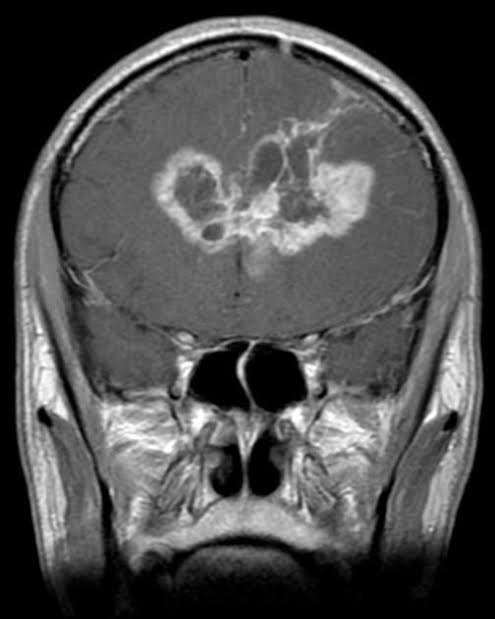
#> input picture 1_projects/phoenix_mamba_v2/data/Testing/glioma_tumor/image(1).jpg, 495 x 619 px
$ python -i clinical_preprocessing.py   (imports and definitions only)
#> lines starting #> are read from the running program, lines starting #| are printed output that depends on the picture; after the words box and inside, x2 and y2 are one past the last pixel; in counts of white or black regions, pixels touching at a corner belong together
"""
Comprehensive MRI Preprocessing Pipeline
Clinical-grade preprocessing for brain tumor detection.
"""

import numpy as np
import cv2
from typing import Tuple, Optional
from scipy import ndimage


class ClinicalPreprocessing:
    """
    Clinical-grade MRI preprocessing pipeline.

    Includes:
    - Skull stripping (simple thresholding-based)
    - N4 bias field correction (simplified)
    - Histogram equalization / CLAHE
    - Z-score normalization
    - Artifact removal
    """

    def __init__(
        self,
        target_size: Tuple[int, int] = (224, 224),
        apply_skull_stripping: bool = True,
        apply_bias_correction: bool = True,
        apply_clahe: bool = True,
        apply_znorm: bool = True,
        clip_percentile: float = 99.5
    ):
        """
        Initialize preprocessing pipeline.

        Args:
            target_size: Output image size (height, width)
            apply_skull_stripping: Enable skull stripping
            apply_bias_correction: Enable bias field correction
            apply_clahe: Enable CLAHE histogram equalization
            apply_znorm: Enable Z-score normalization
            clip_percentile: Percentile for intensity clipping
        """
        self.target_size = target_size
        self.apply_skull_stripping = apply_skull_stripping
        self.apply_bias_correction = apply_bias_correction
        self.apply_clahe = apply_clahe
        self.apply_znorm = apply_znorm
        self.clip_percentile = clip_percentile

    def skull_strip(self, image: np.ndarray) -> Tuple[np.ndarray, np.ndarray]:
        """
        Simple skull stripping using thresholding and morphology.

        Note: This is a simplified version. For production, use FSL BET or ANTs.

        Args:
            image: Input MRI image (H, W) or (H, W, C)

        Returns:
            Stripped image and brain mask
        """
        # Convert to grayscale if needed
        if len(image.shape) == 3:
            gray = cv2.cvtColor((image * 255).astype(np.uint8), cv2.COLOR_RGB2GRAY)
        else:
            gray = (image * 255).astype(np.uint8)

        # Apply Gaussian blur
        blurred = cv2.GaussianBlur(gray, (5, 5), 0)

        # Otsu's thresholding
        _, binary = cv2.threshold(blurred, 0, 255, cv2.THRESH_BINARY + cv2.THRESH_OTSU)

        # Morphological operations to clean mask
        kernel = np.ones((5, 5), np.uint8)
        binary = cv2.morphologyEx(binary, cv2.MORPH_CLOSE, kernel, iterations=3)
        binary = cv2.morphologyEx(binary, cv2.MORPH_OPEN, kernel, iterations=2)

        # Find largest connected component (brain)
        num_labels, labels, stats, _ = cv2.connectedComponentsWithStats(binary, connectivity=8)

        if num_labels > 1:
            # Get largest component (excluding background)
            largest_label = 1 + np.argmax(stats[1:, cv2.CC_STAT_AREA])
            brain_mask = (labels == largest_label).astype(np.uint8)
        else:
            brain_mask = binary

        # Apply mask to original image
        if len(image.shape) == 3:
            brain_mask_3d = np.stack([brain_mask] * image.shape[2], axis=2)
            stripped = image * brain_mask_3d
        else:
            stripped = image * brain_mask

        return stripped, brain_mask

    def bias_field_correction(self, image: np.ndarray) -> np.ndarray:
        """
        Simplified N4 bias field correction.

        Note: This is a simplified version using polynomial fitting.
        For production, use ANTs N4BiasFieldCorrection.

        Args:
            image: Input MRI image

        Returns:
            Bias-corrected image
        """
        # Convert to grayscale if needed
        if len(image.shape) == 3:
            gray = cv2.cvtColor((image * 255).astype(np.uint8), cv2.COLOR_RGB2GRAY) / 255.0
        else:
            gray = image.copy()

        # Estimate bias field using Gaussian filtering (low-pass)
        bias_field = ndimage.gaussian_filter(gray, sigma=20)

        # Avoid division by zero
        bias_field = np.where(bias_field < 0.01, 0.01, bias_field)

        # Correct bias
        corrected = gray / bias_field

        # Normalize back to [0, 1]
        corrected = np.clip(corrected, 0, 1)

        # Apply to all channels if RGB
        if len(image.shape) == 3:
            corrected_rgb = np.zeros_like(image)
            for c in range(image.shape[2]):
                channel = image[:, :, c]
                channel_bias = ndimage.gaussian_filter(channel, sigma=20)
                channel_bias = np.where(channel_bias < 0.01, 0.01, channel_bias)
                corrected_rgb[:, :, c] = np.clip(channel / channel_bias, 0, 1)
            return corrected_rgb

        return corrected

    def apply_clahe_enhancement(self, image: np.ndarray, clip_limit: float = 2.0) -> np.ndarray:
        """
        Apply CLAHE (Contrast Limited Adaptive Histogram Equalization).

        Args:
            image: Input image [0, 1]
            clip_limit: Clipping limit for CLAHE

        Returns:
            Enhanced image
        """
        # Convert to uint8
        img_uint8 = (image * 255).astype(np.uint8)

        # Create CLAHE object
        clahe = cv2.createCLAHE(clipLimit=clip_limit, tileGridSize=(8, 8))

        if len(image.shape) == 3:
            # Apply to each channel
            enhanced = np.zeros_like(img_uint8)
            for c in range(image.shape[2]):
                enhanced[:, :, c] = clahe.apply(img_uint8[:, :, c])
        else:
            enhanced = clahe.apply(img_uint8)

        return enhanced / 255.0

    def z_score_normalize(self, image: np.ndarray, mask: Optional[np.ndarray] = None) -> np.ndarray:
        """
        Z-score normalization (zero mean, unit variance).

        Args:
            image: Input image
            mask: Optional mask to compute stats only on brain region

        Returns:
            Normalized image
        """
        if mask is not None:
            # Compute stats only on masked region
            masked_values = image[mask > 0]
            if len(masked_values) > 0:
                mean = masked_values.mean()
                std = masked_values.std()
            else:
                mean, std = image.mean(), image.std()
        else:
            mean = image.mean()
            std = image.std()

        # Avoid division by zero
        if std < 1e-8:
            std = 1.0

        normalized = (image - mean) / std
        return normalized

    def intensity_clipping(self, image: np.ndarray, percentile: float = 99.5) -> np.ndarray:
        """
        Clip extreme intensity values.

        Args:
            image: Input image
            percentile: Upper percentile for clipping

        Returns:
            Clipped image
        """
        upper_bound = np.percentile(image, percentile)
        clipped = np.clip(image, 0, upper_bound)

        # Renormalize to [0, 1]
        if upper_bound > 0:
            clipped = clipped / upper_bound

        return clipped

    def preprocess(self, image: np.ndarray) -> np.ndarray:
        """
        Complete preprocessing pipeline.

        Args:
            image: Raw MRI image (H, W, C) in [0, 1] range

        Returns:
            Preprocessed image ready for model input
        """
        processed = image.copy()
        brain_mask = None

        # Step 1: Skull stripping
        if self.apply_skull_stripping:
            processed, brain_mask = self.skull_strip(processed)

        # Step 2: Bias field correction
        if self.apply_bias_correction:
            processed = self.bias_field_correction(processed)

        # Step 3: Intensity clipping
        processed = self.intensity_clipping(processed, self.clip_percentile)

        # Step 4: CLAHE enhancement
        if self.apply_clahe:
            processed = self.apply_clahe_enhancement(processed)

        # Step 5: Z-score normalization
        if self.apply_znorm:
            processed = self.z_score_normalize(processed, brain_mask)
            # Scale to [0, 1] for model input
            processed = (processed - processed.min()) / (processed.max() - processed.min() + 1e-8)

        # Step 6: Resize to target size
        if processed.shape[:2] != self.target_size:
            processed = cv2.resize(processed, self.target_size, interpolation=cv2.INTER_LINEAR)

        # Ensure proper shape and range
        processed = np.clip(processed, 0, 1).astype(np.float32)

        return processed


# Example usage
# [22 lines not run here, left out]

>>> import cv2
>>> picture = cv2.cvtColor(cv2.imread('../1_projects/phoenix_mamba_v2/data/Testing/glioma_tumor/image(1).jpg'), cv2.COLOR_BGR2RGB)
#> picture is the input picture: shape (619, 495, 3); min 0, max 255, mean 78.6
>>> result = ClinicalPreprocessing().preprocess(picture)
#> in skull_strip, `_, binary = cv2.threshold(blurred, 0, 255, cv2.THRESH_BINARY + cv2.THR..`:
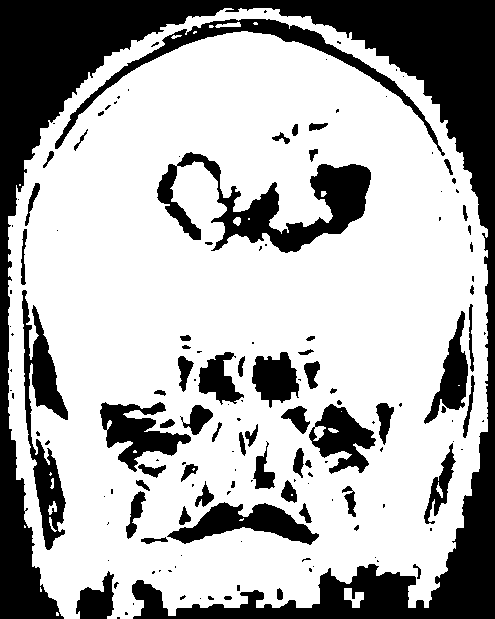
#> binary: shape (619, 495); 68.3% white; 150 black regions (87 under 20 px), largest, box (x1, y1, x2, y2) and area: (0, 0, 495, 619) 58490, (157, 152, 371, 253) 7536, (22, 290, 68, 550) 4533
#> in skull_strip, `binary = cv2.morphologyEx(binary, cv2.MORPH_CLOSE, kernel, iterations=3)`: binary: shape (619, 495); 75.5% white; 20 black regions, largest, box (x1, y1, x2, y2) and area: (0, 0, 495, 619) 56148, (314, 165, 370, 230) 2526, (102, 405, 177, 453) 1845
#> in skull_strip, `binary = cv2.morphologyEx(binary, cv2.MORPH_OPEN, kernel, iterations=2)`: binary: shape (619, 495); 75.3% white; 17 black regions, largest, box (x1, y1, x2, y2) and area: (0, 0, 495, 619) 57558, (314, 165, 370, 230) 2533, (102, 405, 177, 453) 1866
#> in skull_strip, `num_labels, labels, stats, _ = cv2.connectedComponentsWithStats(binary..`:
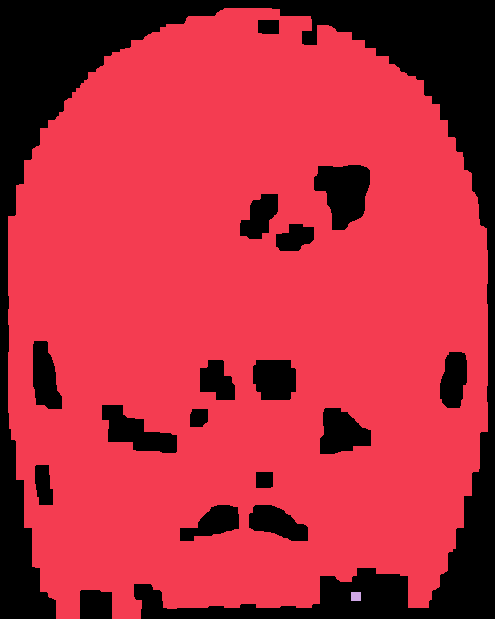
#> labels: shape (619, 495) int32; 3 distinct labels, from 0 to 2; one colour per label, 0 black
#> in skull_strip, `num_labels, labels, stats, _ = cv2.connectedComponentsWithStats(binary..`: num_labels = 3; stats = [[0, 0, 495, 619, 75576], [8, 8, 480, 611, 230739], [351, 592, 10, 9, 90]]
#> in skull_strip, `largest_label = 1 + np.argmax(stats[1:, cv2.CC_STAT_AREA])`: largest_label = 1
#> in skull_strip, `brain_mask = (labels == largest_label).astype(np.uint8)`: brain_mask: shape (619, 495); values 0 (black) and 1 (white), 75.3% white; 17 black regions, largest, box (x1, y1, x2, y2) and area: (0, 0, 495, 619) 57648, (314, 165, 370, 230) 2533, (102, 405, 177, 453) 1866
#> in bias_field_correction, `gray = cv2.cvtColor((image * 255).astype(np.uint8), cv2.COLOR_RGB2GRAY..`:
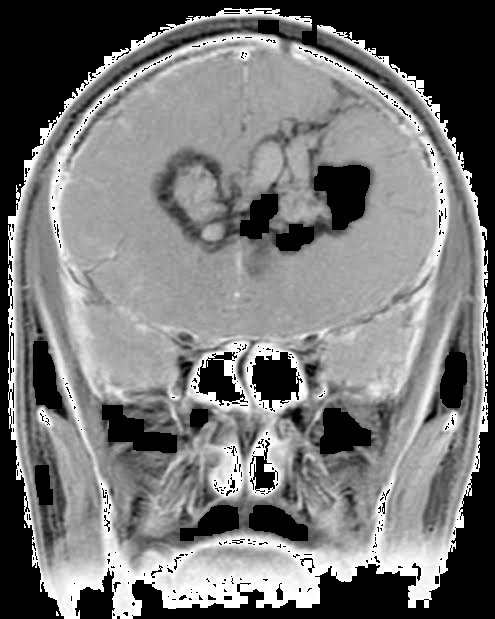
#> gray: shape (619, 495) float64; min 0, max 1, mean 0.465
#> in bias_field_correction, `bias_field = ndimage.gaussian_filter(gray, sigma=20)`:
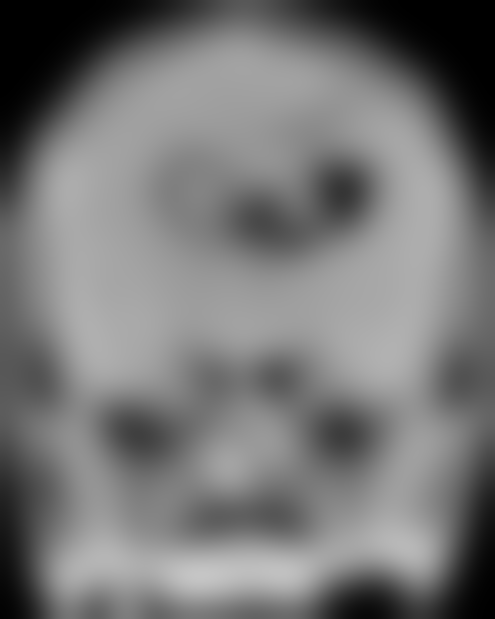
#> bias_field: shape (619, 495) float64; min 0, max 0.775, mean 0.465
#> in bias_field_correction, `corrected = gray / bias_field`:
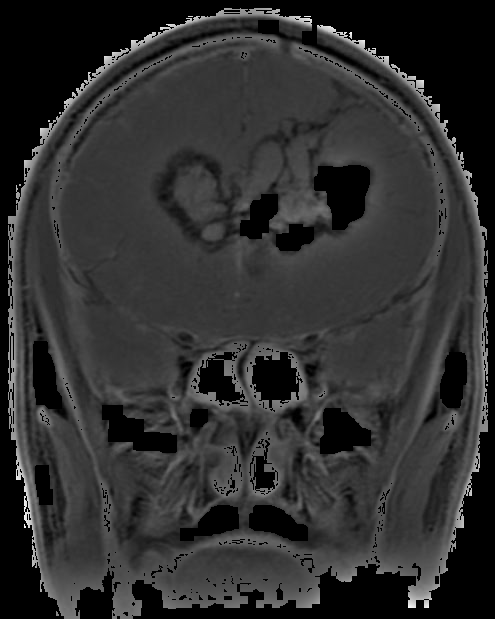
#> corrected: shape (619, 495) float64; min 0, max 4.62, mean 0.864; drawn with min black and max white
#> after the loop in bias_field_correction, `for c in range(image.shape[2]):`:
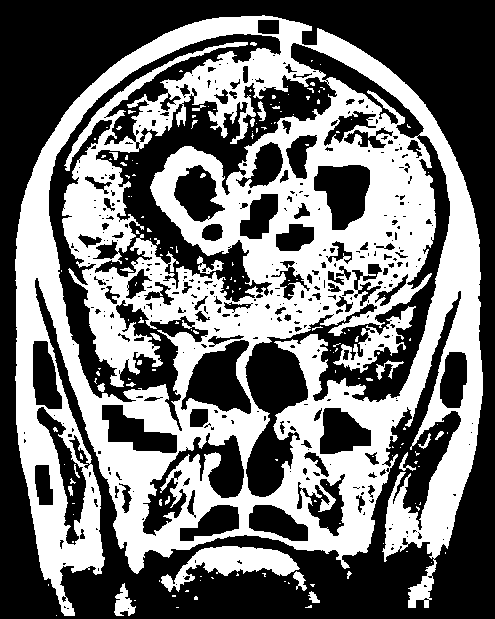
#> corrected_rgb: shape (619, 495, 3); values 0 (black) and 1 (white), 44.3% white; 168 white regions (139 under 20 px), largest, box (x1, y1, x2, y2) and area: (15, 15, 483, 616) 128966, (161, 546, 300, 592) 2675, (333, 306, 416, 373) 1605
#> in z_score_normalize, `mean = masked_values.mean()`: mean = 0.593
#> in z_score_normalize, `std = masked_values.std()`: std = 0.486
#> in preprocess, `processed = cv2.resize(processed, self.target_size, interpolation=cv2...`:
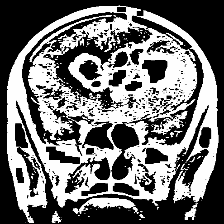
#> processed: shape (224, 224, 3) float64; min 0, max 1, mean 0.444

$ run again, on 1_projects/phoenix_mamba_v2/data/Testing/glioma_tumor/image(10).jpg
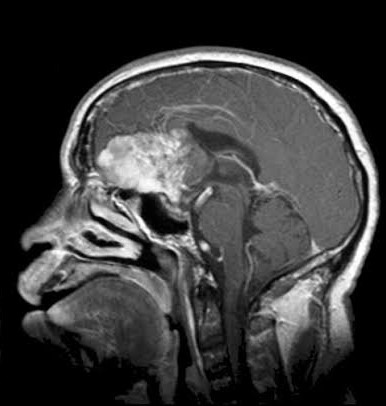
#> input picture 1_projects/phoenix_mamba_v2/data/Testing/glioma_tumor/image(10).jpg, 386 x 406 px
#> picture is the input picture: shape (406, 386, 3); min 0, max 255, mean 60.2
#> labels: shape (406, 386) int32; 3 distinct labels, from 0 to 2
#> num_labels = 3; stats = [[0, 0, 386, 406, 49482], [0, 40, 386, 366, 106761], [338, 384, 28, 22, 473]]
#> largest_label = 1
#> brain_mask: shape (406, 386); values 0 (black) and 1 (white), 68.1% white; 6 black regions, box (x1, y1, x2, y2) and area: (0, 0, 386, 311) 35527, (0, 336, 130, 406) 5724, (304, 248, 386, 406) 5320, (101, 150, 181, 193) 2193, (279, 282, 312, 322) 936, (161, 139, 178, 154) 255
#> after the loop in bias_field_correction, `for c in range(image.shape[2]):`:
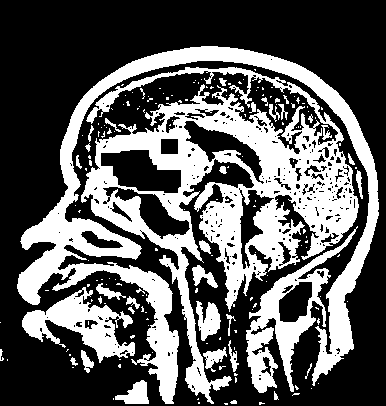
#> corrected_rgb: shape (406, 386, 3); values 0 (black) and 1 (white), 35.8% white; 177 white regions (141 under 20 px), largest, box (x1, y1, x2, y2) and area: (81, 67, 359, 404) 26516, (17, 46, 379, 404) 17881, (246, 226, 358, 393) 4406
#> mean = 0.531
#> std = 0.493
#> in preprocess, `processed = cv2.resize(processed, self.target_size, interpolation=cv2...`:
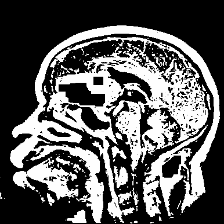
#> processed: shape (224, 224, 3) float64; min 0, max 1, mean 0.357

$ run again, on 1_projects/phoenix_mamba_v2/data/Testing/glioma_tumor/image(17).jpg
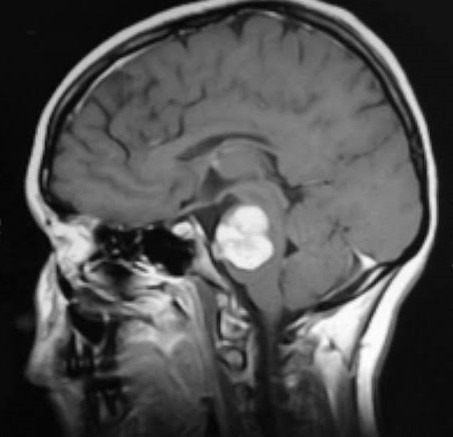
#> input picture 1_projects/phoenix_mamba_v2/data/Testing/glioma_tumor/image(17).jpg, 453 x 437 px
#> picture is the input picture: shape (437, 453, 3); min 1, max 255, mean 80.4
#> in skull_strip, `num_labels, labels, stats, _ = cv2.connectedComponentsWithStats(binary..`:
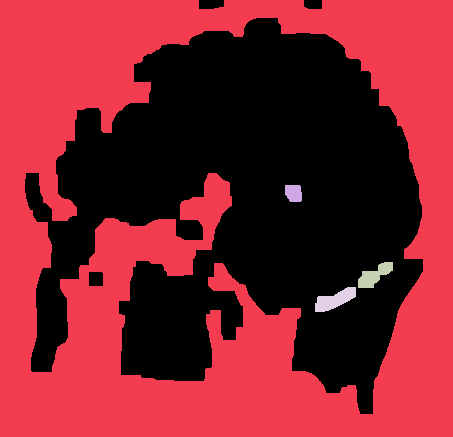
#> labels: shape (437, 453) int32; 5 distinct labels, from 0 to 4; one colour per label, 0 black
#> num_labels = 5; stats = [[25, 0, 398, 414, 93055], [0, 0, 453, 437, 103607], [285, 185, 17, 17, 259], [358, 262, 35, 26, 475], [315, 287, 41, 25, 565]]
#> largest_label = 1
#> brain_mask: shape (437, 453); values 0 (black) and 1 (white), 52.3% white; 4 black regions, box (x1, y1, x2, y2) and area: (25, 18, 423, 414) 93793, (199, 0, 224, 9) 210, (89, 272, 103, 286) 195, (304, 0, 322, 9) 156
#> clipped: shape (437, 453, 3) float64; values 0 (black) and 1 (white), 27.5% white; 71 white regions (50 under 20 px), largest, box (x1, y1, x2, y2) and area: (0, 0, 453, 437) 45688, (0, 0, 73, 83) 3177, (406, 0, 453, 62) 1505
#> mean = 0.531
#> std = 0.493
#> in preprocess, `processed = cv2.resize(processed, self.target_size, interpolation=cv2...`:
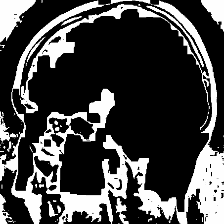
#> processed: shape (224, 224, 3) float64; min 0, max 1, mean 0.275

$ run again, on 1_projects/phoenix_mamba_v2/data/Testing/glioma_tumor/image(18).jpg
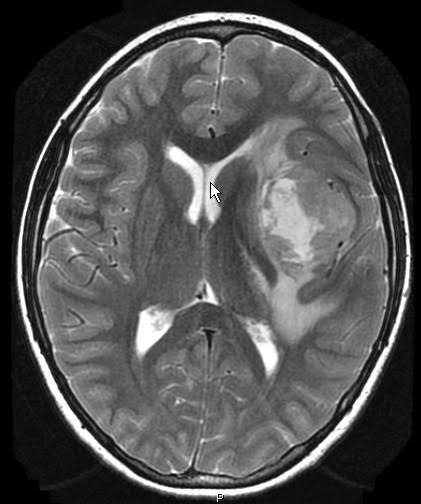
#> input picture 1_projects/phoenix_mamba_v2/data/Testing/glioma_tumor/image(18).jpg, 421 x 504 px
#> picture is the input picture: shape (504, 421, 3); min 0, max 255, mean 81.2
#> labels: shape (504, 421) int32; values 0 (black) and 1 (white), 89.1% white; 9 black regions, largest, box (x1, y1, x2, y2) and area: (0, 0, 120, 504) 9753, (304, 0, 421, 88) 4494, (260, 178, 317, 263) 2680
#> num_labels = 2; stats = [[0, 0, 421, 504, 23156], [8, 0, 413, 504, 189028]]
#> largest_label = 1
#> clipped: shape (504, 421, 3) float64; values 0 (black) and 1 (white), 41.9% white; 328 white regions (286 under 20 px), largest, box (x1, y1, x2, y2) and area: (37, 35, 389, 478) 67375, (16, 12, 412, 502) 10197, (13, 392, 83, 504) 2000
#> mean = 0.476
#> std = 0.493
#> in preprocess, `processed = cv2.resize(processed, self.target_size, interpolation=cv2...`:
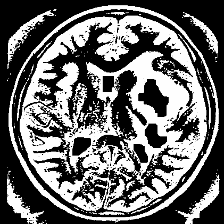
#> processed: shape (224, 224, 3) float64; min 0, max 1, mean 0.419
